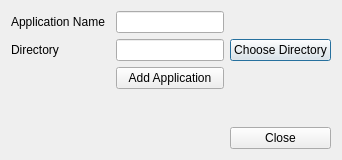
<?xml version="1.0" encoding="UTF-8"?>
<ui version="4.0">
 <class>AddApp</class>
 <widget class="QDialog" name="AddApp">
  <property name="geometry">
   <rect>
    <x>0</x>
    <y>0</y>
    <width>342</width>
    <height>160</height>
   </rect>
  </property>
  <property name="windowTitle">
   <string>Dialog</string>
  </property>
  <layout class="QGridLayout" name="gridLayout">
   <item row="1" column="1">
    <widget class="QLineEdit" name="lineEdit_2"/>
   </item>
   <item row="1" column="0">
    <widget class="QLabel" name="label_2">
     <property name="text">
      <string>Directory</string>
     </property>
    </widget>
   </item>
   <item row="1" column="4">
    <widget class="QPushButton" name="pushButton_3">
     <property name="text">
      <string>Choose Directory</string>
     </property>
    </widget>
   </item>
   <item row="2" column="0">
    <spacer name="horizontalSpacer_3">
     <property name="orientation">
      <enum>Qt::Horizontal</enum>
     </property>
     <property name="sizeHint" stdset="0">
      <size>
       <width>40</width>
       <height>20</height>
      </size>
     </property>
    </spacer>
   </item>
   <item row="4" column="4">
    <widget class="QPushButton" name="pushButton">
     <property name="text">
      <string>Close</string>
     </property>
    </widget>
   </item>
   <item row="2" column="4">
    <spacer name="horizontalSpacer_2">
     <property name="orientation">
      <enum>Qt::Horizontal</enum>
     </property>
     <property name="sizeHint" stdset="0">
      <size>
       <width>40</width>
       <height>20</height>
      </size>
     </property>
    </spacer>
   </item>
   <item row="2" column="1">
    <widget class="QPushButton" name="pushButton_2">
     <property name="text">
      <string>Add Application</string>
     </property>
    </widget>
   </item>
   <item row="0" column="0">
    <widget class="QLabel" name="label">
     <property name="text">
      <string>Application Name</string>
     </property>
    </widget>
   </item>
   <item row="0" column="1">
    <widget class="QLineEdit" name="lineEdit"/>
   </item>
   <item row="3" column="1">
    <spacer name="verticalSpacer">
     <property name="orientation">
      <enum>Qt::Vertical</enum>
     </property>
     <property name="sizeHint" stdset="0">
      <size>
       <width>20</width>
       <height>40</height>
      </size>
     </property>
    </spacer>
   </item>
  </layout>
 </widget>
 <resources/>
 <connections/>
</ui>
